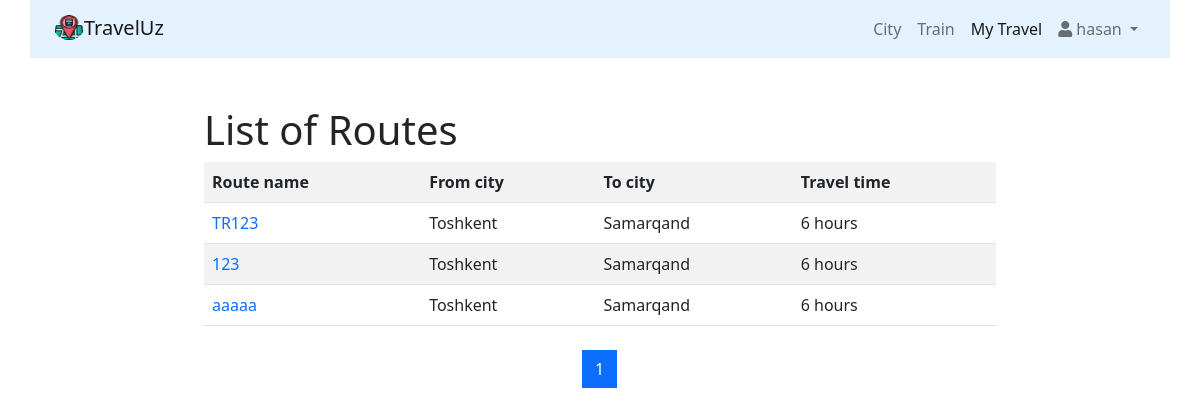
Page /list/ (signed in) on the committed database.
### routes/models.py (models this page shows, shortened)
class Route(models.Model):
    passenger=models.ForeignKey(User,on_delete=models.CASCADE,null=True,blank=True)
    name=models.CharField(max_length=50,unique=True,verbose_name='Route number')
    travel_times=models.PositiveSmallIntegerField(verbose_name='Route time travel')
    from_city=models.ForeignKey(City,on_delete=models.CASCADE,
                                related_name='route_from_city_set',verbose_name='Qaysi shaxardan')
    to_city=models.ForeignKey(City,on_delete=models.CASCADE,
                                related_name='route_to_city_set',verbose_name='Qaysi shaxarga')
    trains=models.ManyToManyField('trains.Train',verbose_name='Train list')
    ticket_number=models.IntegerField(default=0)
    class Meta:
        verbose_name='Route'
        verbose_name_plural='Routes'
        ordering=['travel_times']

### cities/models.py (models this page shows)
class City(models.Model):
    name = models.CharField(max_length=200, unique=True, verbose_name='Shahar')
    info = models.CharField(max_length=1000)
    about_city = RichTextUploadingField(blank=True, null=True)
    image = models.ImageField(blank=True, null=True, upload_to='city_images')
    def __str__(self):
        return self.name
    class Meta:
        verbose_name = "City"
        verbose_name_plural = "Cities"
        ordering = ["name"]

### routes/views.py (the view)
# urls.py: path('list/', RouteListView.as_view(), name='list'),
class RouteListView(LoginRequiredMixin, ListView):
    paginate_by = 10
    model = Route
    template_name = 'routes/list.html'
    def get_queryset(self):
        queryset = Route.objects.filter(passenger=self.request.user)
        return queryset

### templates/routes/list.html (shortened to what this page needs)
{% extends 'base.html' %}
{% block content %}
<div class="row">
    <div class="col-md-8 mx-auto my-2">
         <h1>List of Routes</h1>
        <table class="table table-striped">
            {% if page_obj %}
            <tr>
                <th>Route name</th>
                <th>From city</th>
                <th>To city</th>
                <th>Travel time</th>
            </tr>
            {% else %}
            <p>Routes not found!</p>
            {% endif %}
               {% for object in page_obj %}
                    {% if object.passenger == request.user %}
                         <tr>
                             <td><a style="text-decoration:none" href="{% url 'route_detail' object.pk %}">{{object.name}}</a></td>
                             <td>{{object.from_city}}</td>
                             <td>{{object.to_city}}</td>
                             <td>{{object.travel_times}} hours</td>
                        </tr>
                    {% else %}
                        <p>Routes not found!</p>
                    {% endif %}
                {% endfor %}
        </table>
    </div>
</div>
<nav aria-label="Page navigation example">
  <ul class="pagination justify-content-center">
      {% for page in page_obj.paginator.page_range %}
            <li class="page-item {% if page == page_obj.number %}active{% endif %}"><a class="page-link" href="?page={{page}}">{{page}}</a></li>
      {% endfor %}
  </ul>
</nav>
{% endblock %}

### templates/base.html (shortened to what this page needs)
{% url 'cities:home' as cities_home_url %}
{% url 'trains:home' as trains_home_url %}
{% url 'cities:create' as trains_create_url %}
{% url 'trains:create' as trains_create_url %}
{% url 'list' as routes_list_url %}
{% load static %}
<!DOCTYPE html>
<html lang="en" xmlns="http://www.w3.org/1999/html">
<head>
    <link rel="stylesheet" href="https://cdnjs.cloudflare.com/ajax/libs/font-awesome/5.15.2/css/all.min.css">
     <link rel="stylesheet" href="{% static 'css/jobs.css' %}">
    <link rel="stylesheet" href="{% static 'css/main.css' %}">
    <link rel="stylesheet" href="https://stackpath.bootstrapcdn.com/font-awesome/4.7.0/css/font-awesome.min.css">
    <link href="https://cdn.jsdelivr.net/npm/select2@4.1.0-rc.0/dist/css/select2.min.css" rel="stylesheet" />
    <link href="https://cdn.jsdelivr.net/npm/bootstrap@5.0.0-beta1/dist/css/bootstrap.min.css" rel="stylesheet">
    <link rel="stylesheet" href="https://cdn.jsdelivr.net/npm/@fortawesome/fontawesome-free@5.15.3/css/fontawesome.min.css">
</head>
<body class="gif">
<nav class="navbar navbar-expand-lg navbar-light container fixed-top" style="background-color: #e3f2fd;">
  <div class="container-fluid">
    <a class="navbar-brand" href="{% url 'home' %}"><img style="width:30px;height:25px;margin-bottom:5px; border-radius: 50%;" src="{% static 'img/train1.png' %}" alt="">TravelUz</a>
    <div class="collapse navbar-collapse"  id="navbarNavDropdown">
      <ul class="navbar-nav" style="margin-left:auto;">
        <li class="nav-item">
          <a class="nav-link {% if request.path == cities_home_url %}active{% endif %}" aria-current="page" href="{% url 'cities:home'%}">City</a>
        </li>
        <li class="nav-item">
          <a class="nav-link {% if request.path == trains_home_url %}active{% endif %}" href="{% url 'trains:home' %}">Train</a>
        </li>
        <li class="nav-item">
          <a class="nav-link {% if request.path == routes_list_url %}active{% endif %}" href="{% url 'list' %}">My Travel</a>
        </li>
          {% if request.user.is_authenticated %}
             <li class="nav-item dropdown">
          <a class="nav-link dropdown-toggle" href="#" id="navbarDropdownMenuLink" role="button" data-toggle="dropdown" aria-expanded="false">
            <i class="fas fa-user"></i> {{request.user}}
          </a>
        </li>
          {% endif %}
      </ul>
    </div>
  </div>
</nav>
<div class="container" style="margin-top:50px">
    <div class="row">
    </div>
</div>
{% block content %}{% endblock %}
</body>
</html>

### rows in the picture
Route: name "TR123", from_city "Toshkent", to_city "Samarqand", travel_times "6"
Route: name "123", from_city "Toshkent", to_city "Samarqand", travel_times "6"
Route: name "aaaaa", from_city "Toshkent", to_city "Samarqand", travel_times "6"

### other values in the picture
{{ request.user }} "hasan"
{{ page }} "1"
